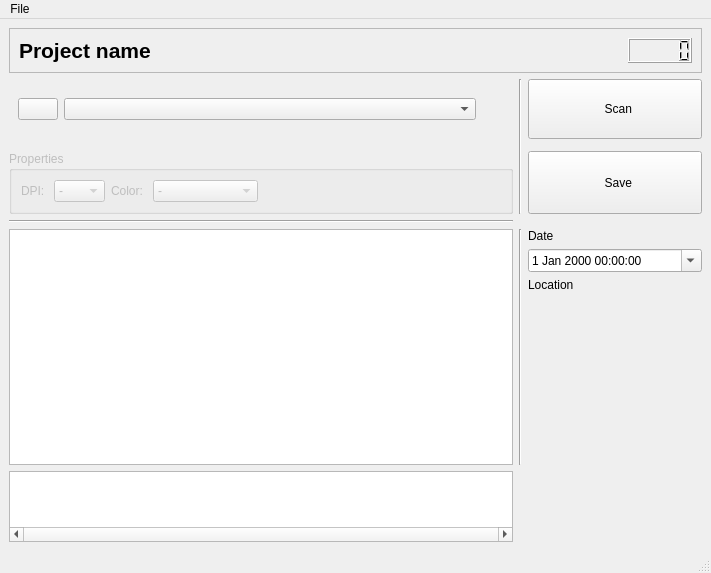
<?xml version="1.0" encoding="UTF-8"?>
<ui version="4.0">
 <class>MainWindow</class>
 <widget class="QMainWindow" name="MainWindow">
  <property name="geometry">
   <rect>
    <x>0</x>
    <y>0</y>
    <width>711</width>
    <height>573</height>
   </rect>
  </property>
  <property name="windowTitle">
   <string>PichaScan</string>
  </property>
  <widget class="QWidget" name="centralwidget">
   <layout class="QGridLayout" name="gridLayout_2">
    <item row="3" column="0">
     <widget class="QGroupBox" name="groupProperties">
      <property name="enabled">
       <bool>false</bool>
      </property>
      <property name="title">
       <string>Properties</string>
      </property>
      <property name="flat">
       <bool>false</bool>
      </property>
      <property name="checkable">
       <bool>false</bool>
      </property>
      <layout class="QGridLayout" name="gridLayout">
       <item row="0" column="1">
        <widget class="QComboBox" name="comboDPI">
         <item>
          <property name="text">
           <string>-</string>
          </property>
         </item>
         <item>
          <property name="text">
           <string>100</string>
          </property>
         </item>
         <item>
          <property name="text">
           <string>200</string>
          </property>
         </item>
         <item>
          <property name="text">
           <string>300</string>
          </property>
         </item>
         <item>
          <property name="text">
           <string>600</string>
          </property>
         </item>
        </widget>
       </item>
       <item row="0" column="4">
        <spacer name="horizontalSpacer_2">
         <property name="orientation">
          <enum>Qt::Orientation::Horizontal</enum>
         </property>
         <property name="sizeHint" stdset="0">
          <size>
           <width>40</width>
           <height>20</height>
          </size>
         </property>
        </spacer>
       </item>
       <item row="0" column="2">
        <widget class="QLabel" name="label_4">
         <property name="text">
          <string>Color: </string>
         </property>
        </widget>
       </item>
       <item row="0" column="0">
        <widget class="QLabel" name="label_3">
         <property name="text">
          <string>DPI: </string>
         </property>
        </widget>
       </item>
       <item row="0" column="3">
        <widget class="QComboBox" name="comboColor">
         <item>
          <property name="text">
           <string>-</string>
          </property>
         </item>
         <item>
          <property name="text">
           <string>Color</string>
          </property>
         </item>
         <item>
          <property name="text">
           <string>Grayscale</string>
          </property>
         </item>
         <item>
          <property name="text">
           <string>Black &amp; White</string>
          </property>
         </item>
        </widget>
       </item>
      </layout>
     </widget>
    </item>
    <item row="4" column="0">
     <widget class="Line" name="line_2">
      <property name="orientation">
       <enum>Qt::Orientation::Horizontal</enum>
      </property>
     </widget>
    </item>
    <item row="6" column="0">
     <widget class="QListView" name="listThumbnails">
      <property name="sizePolicy">
       <sizepolicy hsizetype="Expanding" vsizetype="Expanding">
        <horstretch>3</horstretch>
        <verstretch>3</verstretch>
       </sizepolicy>
      </property>
      <property name="frameShape">
       <enum>QFrame::Shape::StyledPanel</enum>
      </property>
      <property name="frameShadow">
       <enum>QFrame::Shadow::Sunken</enum>
      </property>
      <property name="verticalScrollBarPolicy">
       <enum>Qt::ScrollBarPolicy::ScrollBarAsNeeded</enum>
      </property>
      <property name="horizontalScrollBarPolicy">
       <enum>Qt::ScrollBarPolicy::ScrollBarAlwaysOn</enum>
      </property>
      <property name="sizeAdjustPolicy">
       <enum>QAbstractScrollArea::SizeAdjustPolicy::AdjustToContents</enum>
      </property>
      <property name="defaultDropAction">
       <enum>Qt::DropAction::IgnoreAction</enum>
      </property>
      <property name="movement">
       <enum>QListView::Movement::Static</enum>
      </property>
      <property name="flow">
       <enum>QListView::Flow::LeftToRight</enum>
      </property>
      <property name="isWrapping" stdset="0">
       <bool>false</bool>
      </property>
      <property name="resizeMode">
       <enum>QListView::ResizeMode::Adjust</enum>
      </property>
      <property name="viewMode">
       <enum>QListView::ViewMode::IconMode</enum>
      </property>
      <property name="modelColumn">
       <number>0</number>
      </property>
      <property name="uniformItemSizes">
       <bool>true</bool>
      </property>
     </widget>
    </item>
    <item row="5" column="0">
     <widget class="QGraphicsView" name="scanView">
      <property name="sizePolicy">
       <sizepolicy hsizetype="Expanding" vsizetype="Expanding">
        <horstretch>10</horstretch>
        <verstretch>10</verstretch>
       </sizepolicy>
      </property>
      <property name="frameShape">
       <enum>QFrame::Shape::StyledPanel</enum>
      </property>
      <property name="backgroundBrush">
       <brush brushstyle="SolidPattern">
        <color alpha="255">
         <red>255</red>
         <green>255</green>
         <blue>255</blue>
        </color>
       </brush>
      </property>
      <property name="interactive">
       <bool>true</bool>
      </property>
     </widget>
    </item>
    <item row="3" column="2" colspan="2">
     <widget class="QPushButton" name="btnSave">
      <property name="sizePolicy">
       <sizepolicy hsizetype="Preferred" vsizetype="Preferred">
        <horstretch>1</horstretch>
        <verstretch>1</verstretch>
       </sizepolicy>
      </property>
      <property name="minimumSize">
       <size>
        <width>0</width>
        <height>42</height>
       </size>
      </property>
      <property name="text">
       <string>  Save</string>
      </property>
      <property name="icon">
       <iconset theme="document-save"/>
      </property>
      <property name="iconSize">
       <size>
        <width>12</width>
        <height>12</height>
       </size>
      </property>
     </widget>
    </item>
    <item row="1" column="1" rowspan="3">
     <widget class="Line" name="line_3">
      <property name="frameShadow">
       <enum>QFrame::Shadow::Sunken</enum>
      </property>
      <property name="orientation">
       <enum>Qt::Orientation::Vertical</enum>
      </property>
     </widget>
    </item>
    <item row="1" column="0">
     <widget class="QWidget" name="horizontalWidget" native="true">
      <property name="sizePolicy">
       <sizepolicy hsizetype="Expanding" vsizetype="Preferred">
        <horstretch>30</horstretch>
        <verstretch>0</verstretch>
       </sizepolicy>
      </property>
      <layout class="QGridLayout" name="gridLayout_3">
       <item row="0" column="2">
        <spacer name="horizontalSpacer">
         <property name="orientation">
          <enum>Qt::Orientation::Horizontal</enum>
         </property>
         <property name="sizeType">
          <enum>QSizePolicy::Policy::Preferred</enum>
         </property>
         <property name="sizeHint" stdset="0">
          <size>
           <width>28</width>
           <height>7</height>
          </size>
         </property>
        </spacer>
       </item>
       <item row="0" column="1">
        <widget class="QComboBox" name="comboScanners">
         <property name="minimumSize">
          <size>
           <width>300</width>
           <height>0</height>
          </size>
         </property>
        </widget>
       </item>
       <item row="0" column="0">
        <widget class="QPushButton" name="btnFindScanners">
         <property name="enabled">
          <bool>true</bool>
         </property>
         <property name="sizePolicy">
          <sizepolicy hsizetype="Fixed" vsizetype="Fixed">
           <horstretch>0</horstretch>
           <verstretch>0</verstretch>
          </sizepolicy>
         </property>
         <property name="toolTip">
          <string>Find scanners.</string>
         </property>
         <property name="text">
          <string/>
         </property>
         <property name="icon">
          <iconset theme="QIcon::ThemeIcon::ViewRefresh"/>
         </property>
         <property name="iconSize">
          <size>
           <width>12</width>
           <height>12</height>
          </size>
         </property>
        </widget>
       </item>
      </layout>
     </widget>
    </item>
    <item row="5" column="1">
     <widget class="Line" name="line">
      <property name="frameShadow">
       <enum>QFrame::Shadow::Sunken</enum>
      </property>
      <property name="orientation">
       <enum>Qt::Orientation::Vertical</enum>
      </property>
     </widget>
    </item>
    <item row="5" column="2" colspan="2">
     <layout class="QVBoxLayout" name="verticalLayout_4">
      <item>
       <widget class="QLabel" name="label">
        <property name="text">
         <string>Date</string>
        </property>
       </widget>
      </item>
      <item>
       <widget class="QDateTimeEdit" name="dateTimeEdit">
        <property name="wrapping">
         <bool>false</bool>
        </property>
        <property name="frame">
         <bool>true</bool>
        </property>
        <property name="buttonSymbols">
         <enum>QAbstractSpinBox::ButtonSymbols::UpDownArrows</enum>
        </property>
        <property name="calendarPopup">
         <bool>true</bool>
        </property>
        <property name="timeSpec">
         <enum>Qt::TimeSpec::LocalTime</enum>
        </property>
       </widget>
      </item>
      <item>
       <widget class="QLabel" name="label_2">
        <property name="text">
         <string>Location</string>
        </property>
       </widget>
      </item>
      <item>
       <spacer name="verticalSpacer">
        <property name="orientation">
         <enum>Qt::Orientation::Vertical</enum>
        </property>
        <property name="sizeType">
         <enum>QSizePolicy::Policy::Expanding</enum>
        </property>
        <property name="sizeHint" stdset="0">
         <size>
          <width>3</width>
          <height>40</height>
         </size>
        </property>
       </spacer>
      </item>
     </layout>
    </item>
    <item row="1" column="2" colspan="2">
     <widget class="QPushButton" name="btnScan">
      <property name="sizePolicy">
       <sizepolicy hsizetype="Preferred" vsizetype="Preferred">
        <horstretch>5</horstretch>
        <verstretch>1</verstretch>
       </sizepolicy>
      </property>
      <property name="minimumSize">
       <size>
        <width>0</width>
        <height>60</height>
       </size>
      </property>
      <property name="text">
       <string>  Scan</string>
      </property>
      <property name="icon">
       <iconset theme="scanner"/>
      </property>
      <property name="iconSize">
       <size>
        <width>12</width>
        <height>12</height>
       </size>
      </property>
     </widget>
    </item>
    <item row="0" column="0" colspan="4">
     <widget class="QFrame" name="frame">
      <property name="frameShape">
       <enum>QFrame::Shape::StyledPanel</enum>
      </property>
      <property name="frameShadow">
       <enum>QFrame::Shadow::Raised</enum>
      </property>
      <layout class="QGridLayout" name="gridLayout_4">
       <item row="0" column="0">
        <widget class="QLabel" name="labelProject">
         <property name="sizePolicy">
          <sizepolicy hsizetype="Minimum" vsizetype="Preferred">
           <horstretch>0</horstretch>
           <verstretch>0</verstretch>
          </sizepolicy>
         </property>
         <property name="font">
          <font>
           <pointsize>16</pointsize>
           <bold>true</bold>
          </font>
         </property>
         <property name="text">
          <string>Project name</string>
         </property>
        </widget>
       </item>
       <item row="0" column="1">
        <widget class="QLCDNumber" name="projectCount">
         <property name="sizePolicy">
          <sizepolicy hsizetype="Fixed" vsizetype="MinimumExpanding">
           <horstretch>0</horstretch>
           <verstretch>0</verstretch>
          </sizepolicy>
         </property>
         <property name="digitCount">
          <number>5</number>
         </property>
        </widget>
       </item>
      </layout>
     </widget>
    </item>
   </layout>
  </widget>
  <widget class="QStatusBar" name="statusbar"/>
  <widget class="QMenuBar" name="menubar">
   <property name="geometry">
    <rect>
     <x>0</x>
     <y>0</y>
     <width>711</width>
     <height>33</height>
    </rect>
   </property>
   <widget class="QMenu" name="menuFile">
    <property name="title">
     <string>File</string>
    </property>
    <addaction name="actionNew_Project"/>
    <addaction name="actionOpen_Project"/>
    <addaction name="separator"/>
    <addaction name="actionPreferences"/>
    <addaction name="actionExit_2"/>
    <addaction name="separator"/>
   </widget>
   <addaction name="menuFile"/>
  </widget>
  <action name="actionExit">
   <property name="text">
    <string>Exit</string>
   </property>
  </action>
  <action name="actionPreferences">
   <property name="text">
    <string>Preferences</string>
   </property>
  </action>
  <action name="actionExit_2">
   <property name="text">
    <string>Exit</string>
   </property>
  </action>
  <action name="actionOpen_Project">
   <property name="text">
    <string>Open Project</string>
   </property>
  </action>
  <action name="actionNew_Project">
   <property name="text">
    <string>New Project</string>
   </property>
  </action>
 </widget>
 <resources/>
 <connections/>
</ui>
